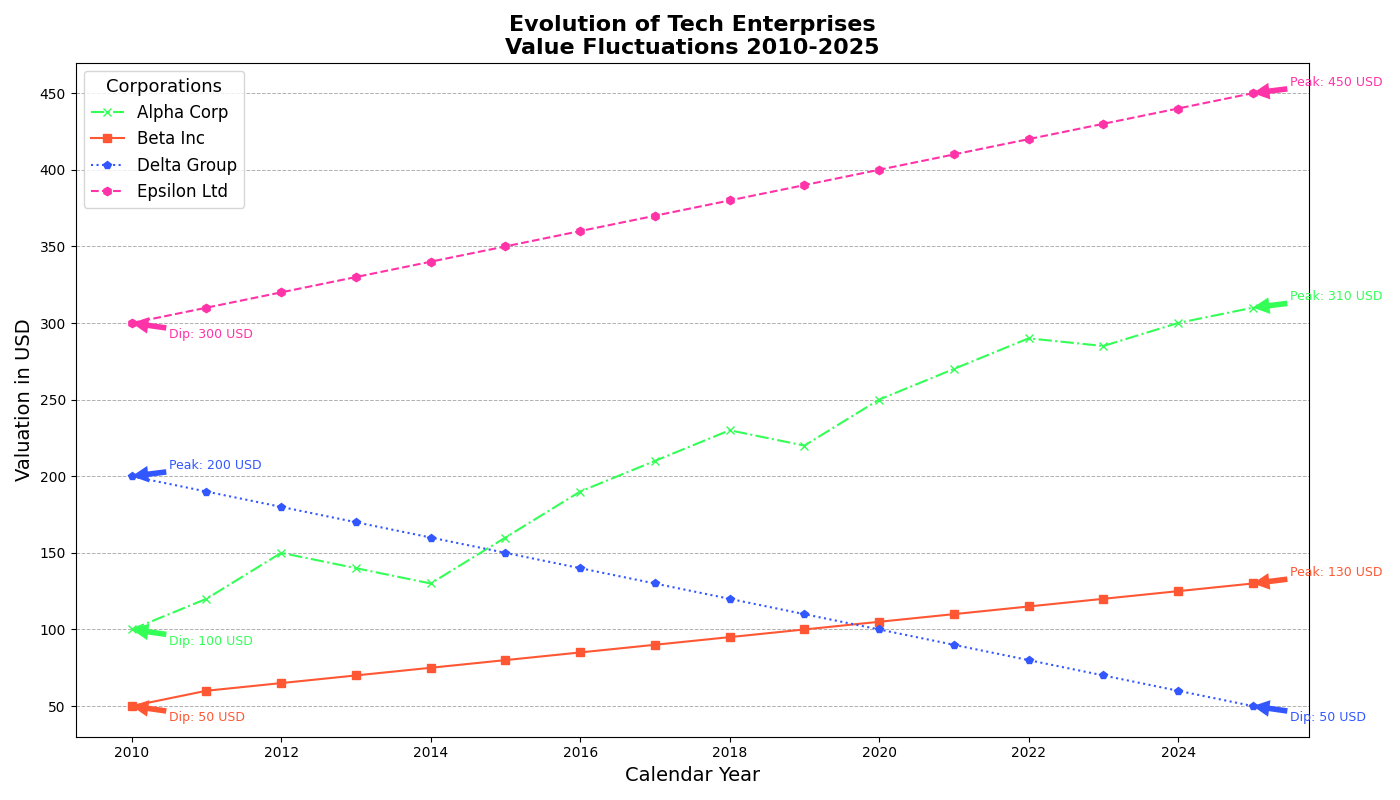

Recreate this plot in Python.
import matplotlib.pyplot as plt
import numpy as np

years = np.arange(2010, 2026)

company_a = np.array([100, 120, 150, 140, 130, 160, 190, 210, 230, 220, 250, 270, 290, 285, 300, 310])
company_b = np.array([50, 60, 65, 70, 75, 80, 85, 90, 95, 100, 105, 110, 115, 120, 125, 130])
company_d = np.array([200, 190, 180, 170, 160, 150, 140, 130, 120, 110, 100, 90, 80, 70, 60, 50])
company_e = np.array([300, 310, 320, 330, 340, 350, 360, 370, 380, 390, 400, 410, 420, 430, 440, 450])

fig, ax = plt.subplots(figsize=(14, 8))

ax.plot(years, company_a, marker='x', linestyle='-.', color='#33FF57', label='Alpha Corp')
ax.plot(years, company_b, marker='s', linestyle='-', color='#FF5733', label='Beta Inc')
ax.plot(years, company_d, marker='p', linestyle=':', color='#3357FF', label='Delta Group')
ax.plot(years, company_e, marker='h', linestyle='--', color='#FF33A8', label='Epsilon Ltd')

ax.set_title('Evolution of Tech Enterprises\nValue Fluctuations 2010-2025', fontsize=16, weight='bold')
ax.set_xlabel('Calendar Year', fontsize=14)
ax.set_ylabel('Valuation in USD', fontsize=14)
ax.legend(title='Corporations', fontsize=12, title_fontsize='13', loc='upper left', borderaxespad=0.5)
ax.grid(axis='y', linestyle='--', linewidth=0.7)

def annotate_extreme_points(years, prices, ax, color):
    max_idx = np.argmax(prices)
    min_idx = np.argmin(prices)
    ax.annotate(f'Peak: {prices[max_idx]} USD', xy=(years[max_idx], prices[max_idx]), xytext=(years[max_idx]+0.5, prices[max_idx]+5),
                arrowprops=dict(facecolor=color, edgecolor='none'), fontsize=9, color=color)
    ax.annotate(f'Dip: {prices[min_idx]} USD', xy=(years[min_idx], prices[min_idx]), xytext=(years[min_idx]+0.5, prices[min_idx]-10),
                arrowprops=dict(facecolor=color, edgecolor='none'), fontsize=9, color=color)

annotate_extreme_points(years, company_a, ax, '#33FF57')
annotate_extreme_points(years, company_b, ax, '#FF5733')
annotate_extreme_points(years, company_d, ax, '#3357FF')
annotate_extreme_points(years, company_e, ax, '#FF33A8')

plt.tight_layout()
plt.show()
